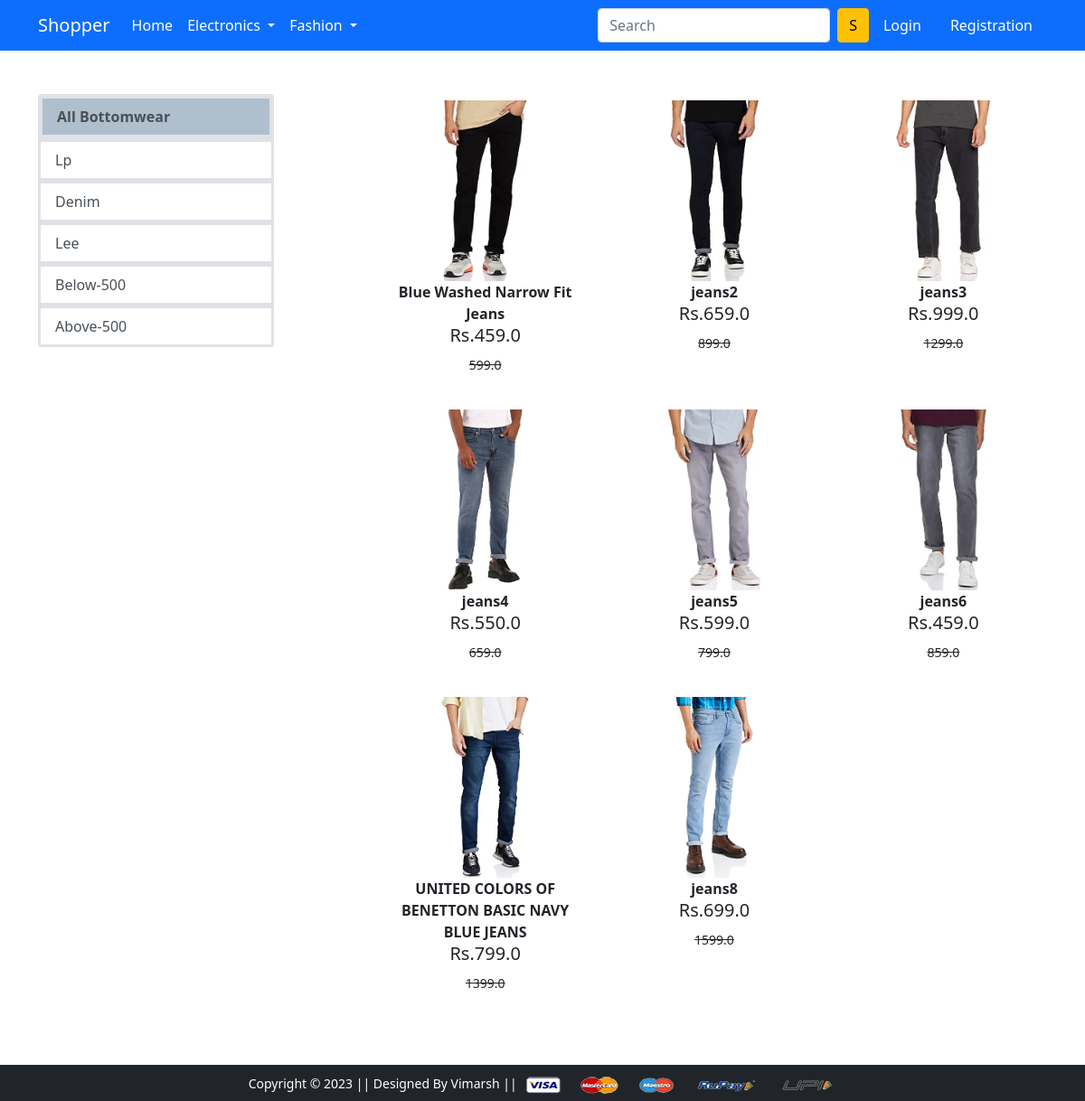
The app's page /bottomwear/ with its own data.
### app/models.py (models this page shows, shortened)
class Product(models.Model):
    tittle = models.CharField(max_length=450)
    selling_price = models.FloatField()
    discount_price  = models.FloatField()
    description = models.TextField()
    brand = models.CharField(max_length=100)
    category = models.CharField(choices=CATEGORY_CHOICES,max_length=2)
    product_image = models.ImageField(upload_to='productimg')

### app/views.py (the view)
# urls.py: path('bottomwear/', views.bottomwear, name='bottomwear'),
def bottomwear(request, data=None):
    if data == None:
      bottomwears = Product.objects.filter(category = 'BW')
    elif data == 'lp' or data == 'Denim' or data =='lee':
      bottomwears = Product.objects.filter(category = 'BW').filter(brand=data)
    elif data == 'below':
      bottomwears = Product.objects.filter(category = 'Bw').filter(discount_price__lt=500)
    elif data == 'above':
      bottomwears = Product.objects.filter(category = 'BW').filter(discount_price__gt=500)
    return render(request, 'app/bottomwear.html', {'bottomwears':bottomwears})

### app/templates/app/bottomwear.html (shortened to what this page needs)
{% extends 'app/base.html' %}
{% load static %}
{% block main-content %}
<div class="container my-5">
 <div class="row">
  <div class="col-sm-3">
    <div class="list-group">
        <a href="{% url 'bottomwear' %}" class="list-group-item list-group-item-action border border-5 fw-bold" style="background-color: rgba(148, 169, 187, 0.737);" aria-current="true">All Bottomwear</a>
        <a href="{% url 'bottomweardata' 'lp' %}" class="list-group-item list-group-item-action border border-3" >Lp</a>
        <a href="{% url 'bottomweardata' 'Denim' %}" class="list-group-item list-group-item-action border border-3" aria-current="true">Denim</a>
        <a href="{% url 'bottomweardata' 'lee' %}" class="list-group-item list-group-item-action border border-3" aria-current="true">Lee</a>
        <a href="{% url 'bottomweardata' 'below' %}" class="list-group-item list-group-item-action border border-3" aria-current="true">Below-500</a>
        <a href="{% url 'bottomweardata' 'above' %}" class="list-group-item list-group-item-action border border-3" aria-current="true">Above-500</a>
    </div>
  </div>
  <div class="col-sm-8 offset-sm-1" >
    <div class="row" >
        {% for product in bottomwears %}
        <div class="col-sm-4 text-center mb-4 " >
            <a href="{% url 'product-detail' product.id %}" class="btn">
                <div class="item" >
                    <img src="{{product.product_image.url}}" alt="" height="200" class="">
                    <div class="fw-bold">{{product.tittle | truncatechars:50}}</div>
                    <div class="fw-bold"><h5>Rs.{{product.discount_price}}</h5><small class="fw-light text-decoration-line-through">{{product.selling_price}}</small> </div>
                </div>
            </a>
        </div>
        {% endfor %}
    </div>
  </div>
 </div>
</div>
{% endblock main-content %}

### records on screen
Product: product_image (picture), tittle "Blue Washed Narrow Fit Jeans", discount_price "459.0", selling_price "599.0"
Product: product_image (picture), tittle "jeans2", discount_price "659.0", selling_price "899.0"
Product: product_image (picture), tittle "jeans3", discount_price "999.0", selling_price "1299.0"
Product: product_image (picture), tittle "jeans4", discount_price "550.0", selling_price "659.0"
Product: product_image (picture), tittle "jeans5", discount_price "599.0", selling_price "799.0"
Product: product_image (picture), tittle "jeans6", discount_price "459.0", selling_price "859.0"
Product: product_image (picture), tittle "UNITED COLORS OF BENETTON BASIC NAVY BLUE JEANS", discount_price "799.0", selling_price "1399.0"
Product: product_image (picture), tittle "jeans8", discount_price "699.0", selling_price "1599.0"
